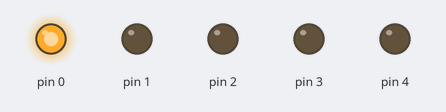
Bench run of a sketch on a simulated Arduino Uno, built with avr-gcc and run on an emulated ATmega328P. Shown: output pins drawn as LEDs (lit = HIGH).

Above: at 0.2 s.
At 1.2 s:
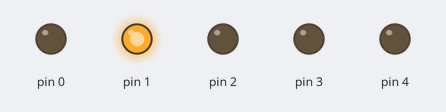
At 2.2 s:
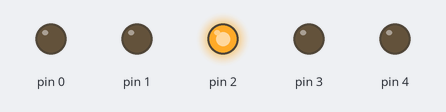
At 4.2 s:
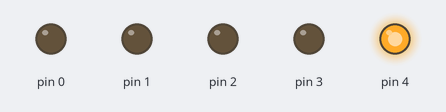
At 5.2 s:
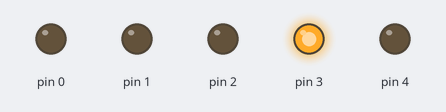
At 9.7 s:
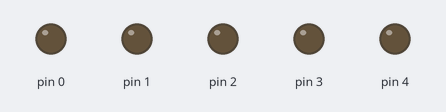
Timing chart, 0 to 10.4 s (numbered marks = the images above):
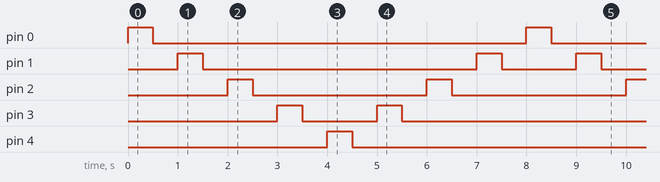

Measured:
- by itself, pin 0, pin 4: alternates HIGH for 0.50 s and LOW for 7.5 s
- by itself, pin 1: repeats every 8.0 s: LOW 5.5 s, HIGH 0.50 s, LOW 1.5 s, HIGH 0.50 s
- by itself, pin 2: alternates HIGH for 0.50 s and LOW for 3.5 s
- by itself, pin 3: repeats every 8.0 s: LOW 1.5 s, HIGH 0.50 s, LOW 5.5 s, HIGH 0.50 s

The sketch:

smashing_snaget1.ino
```cpp
// C++ code
//
void setup()
{
  pinMode(0, OUTPUT);
  pinMode(1,OUTPUT);
   pinMode(2, OUTPUT);
  pinMode(3,OUTPUT);
   pinMode(4,OUTPUT);
}


void loop()
{
  digitalWrite(0, HIGH);
  delay(500);
  digitalWrite(0,LOW);
  delay(500);
  digitalWrite(1, HIGH);
  delay(500);
  digitalWrite(1,LOW);
  delay(500);
   digitalWrite(2, HIGH);
  delay(500);
  digitalWrite(2,LOW);
  delay(500);
  digitalWrite(3, HIGH);
  delay(500);
  digitalWrite(3,LOW);
  delay(500);
   digitalWrite(4, HIGH);
  delay(500);
  digitalWrite(4,LOW);
  delay(500);
   digitalWrite(3, HIGH);
  delay(500);
  digitalWrite(3,LOW);
  delay(500);
  digitalWrite(2, HIGH);
  delay(500);
  digitalWrite(2,LOW);
  delay(500);
   digitalWrite(1, HIGH);
  delay(500);
  digitalWrite(1,LOW);
  delay(500);
}
```
